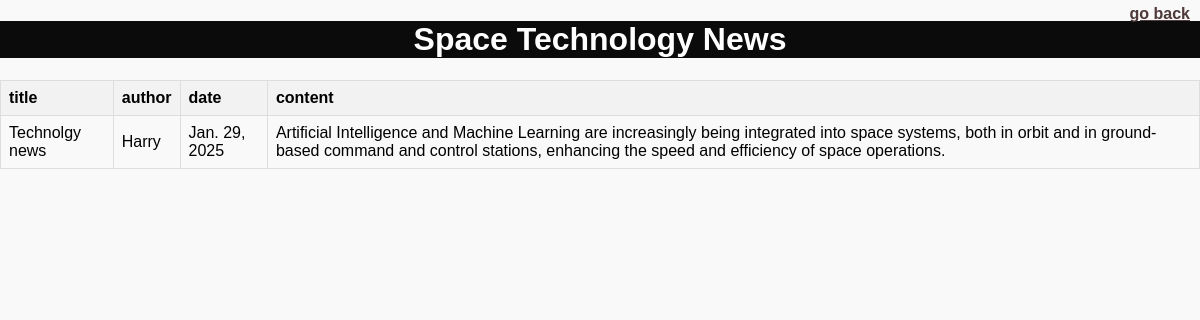
Page /show_content/ (signed in) on the committed database.
### app2/models.py (models this page shows)
class News(models.Model):
       title=models.CharField(primary_key=True, max_length=200 )
       author = models.CharField(max_length=200 )
       date = models.DateField()
       content = models.TextField()

### app2/views.py (the view)
# urls.py: path('show_content/', views.show_news),
@login_required
def show_news(request):
    news_objects = News.objects.all()
    return render(request, 'show_content.html', {'data': news_objects})

### app2/templates/show_content.html (shortened to what this page needs)
<!DOCTYPE html>
<html lang="en">
<head>
</head>
<body>
    <div class="button-container" style="position: fixed; top: 5px; right: 10px;">
        <a href='http://127.0.0.1:8000/explore/' style="text-decoration: none; filter: brightness(1000%);color: rgb(8, 6, 6); font-weight: bold;" class="button"><u>go back</u></a>
    </div>
    <header>
        <h1> Space Technology News</h1>
     </header>
    <table>
        <thead>
            <tr>
                <th>title</th>
                <th>author</th>
                <th>date</th>
                <th>content</th>
            </tr>
        </thead>
        <tbody>
            {% for post in data %}
                <tr>
                    <td>{{ post.title }}</td>
                    <td>{{ post.author }}</td>
                    <td>{{ post.date }}</td>
                    <td>{{ post.content }}</td>
                </tr>
            {% endfor %}
        </tbody>
    </table>
</body>
</html>

### app2/templates/show_content.html (style rules this page uses)
body { font-family: Arial, sans-serif; background-color: #f9f9f9; margin: 0; padding: 0; }
header { text-align: center; width: 100%; background-color: #0c0b0b; color: white; }
table { width: 100%; border-collapse: collapse; margin-top: 20px; }
th, td { border: 1px solid #ddd; padding: 8px; text-align: left; }
th { background-color: #f2f2f2; }

### rows in the picture
News: title "Technolgy news", author "Harry", date "Jan. 29, 2025", content "Artificial Intelligence and Machine Learning are increasingly being integrated into space systems, both in orbit and in ground-based command and control stations, enhancing the speed and efficiency of space operations."
